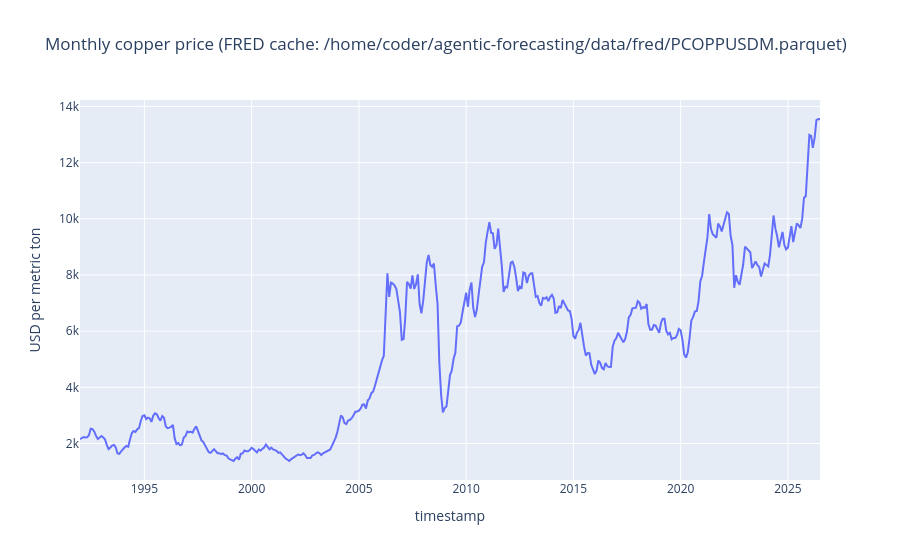

The notebook cell this image was saved under:
### Markdown cell above
## 5. Explore copper price dynamics

Inspect levels, returns, rolling volatility, seasonality, autocorrelation, and stationarity before choosing model assumptions.

### Code cell
if history is not None:
    import matplotlib.pyplot as plt

    plot_frame = copper.reset_index()
    px.line(
        plot_frame,
        x="timestamp",
        y="price",
        title=f"Monthly copper price ({data_source})",
        labels={"price": "USD per metric ton"},
    ).show()

    diagnostics = copper[["price", "return"]].copy()
    diagnostics["rolling_mean_12m"] = diagnostics["price"].rolling(CONFIG.rolling_window).mean()
    diagnostics["rolling_vol_12m"] = diagnostics["return"].rolling(CONFIG.rolling_window).std()
    display(diagnostics.tail(18))

    seasonal = copper.assign(month=copper.index.month).groupby("month")["return"].mean()
    display(seasonal.rename("mean_log_return").to_frame())

    returns = copper["return"].dropna()
    fig, axes = plt.subplots(1, 2, figsize=(12, 3))
    axes[0].stem(range(25), acf(returns, nlags=24))
    axes[0].set_title("Return ACF")
    axes[1].stem(range(25), pacf(returns, nlags=24, method="ywm"))
    axes[1].set_title("Return PACF")
    plt.tight_layout()

    print("ADF p-value (log price):", adfuller(copper["log_price"].dropna())[1])
    print("KPSS p-value (log price):", kpss(copper["log_price"].dropna(), regression="ct", nlags="auto")[1])

### Figure 1 — Plotly figure (JSON) as saved in the notebook; plotly's stock layout.template omitted (floating-point values rounded to 4 significant figures; data arrays with more than 128 entries replaced by an {"elided": "..."} marker saying what was removed)
{"data": [{"hovertemplate": "timestamp=%{x}<br>USD per metric ton=%{y}<extra></extra>", "legendgroup": "", "line": {"color": "#636efa", "dash": "solid"}, "marker": {"symbol": "circle"}, "mode": "lines", "name": "", "orientation": "v", "showlegend": false, "type": "scatter", "x": {"elided": "415 str values"}, "xaxis": "x", "y": {"elided": "415 float values"}, "yaxis": "y"}], "layout": {"legend": {"tracegroupgap": 0}, "title": {"text": "Monthly copper price (FRED cache: /home/coder/agentic-forecasting/data/fred/PCOPPUSDM.parquet)"}, "xaxis": {"anchor": "y", "domain": [0, 1], "title": {"text": "timestamp"}}, "yaxis": {"anchor": "x", "domain": [0, 1], "title": {"text": "USD per metric ton"}}}}
